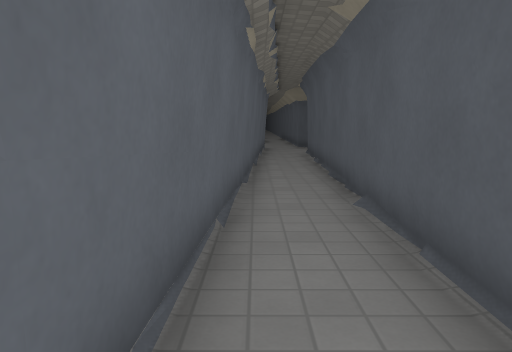
view 1 (above)

13 first-person views from a walk through a Godot game level. The camera is 1.3 m above the floor, tilts 8° down and sees 70° across. The floor is counted in squares, 1 m on a side. Each view is taken from the middle of a square. On the plan, view 1 faces up. The plan holds only what a view shows up to about 15 squares ahead; the rest is blank. The place goes on beyond the plan. Characters and animated objects are not drawn. Surface patterns are stand-ins for the level's own textures.

view 2
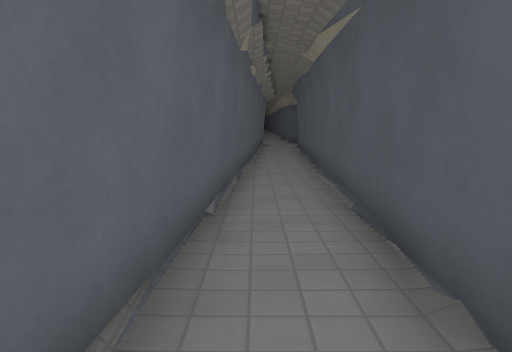

view 3
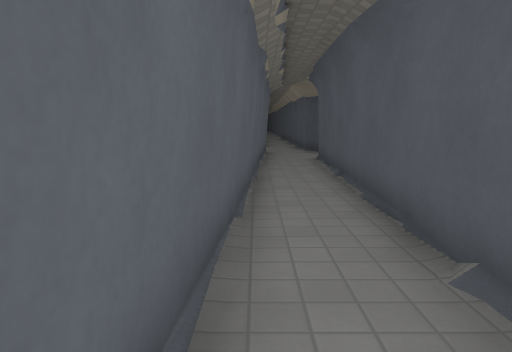

view 4
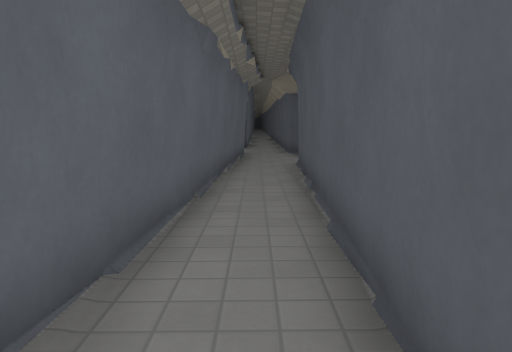

view 5
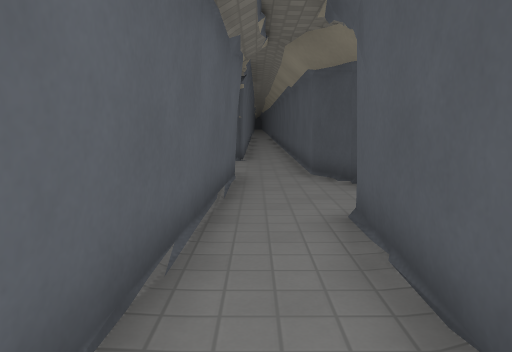

view 6
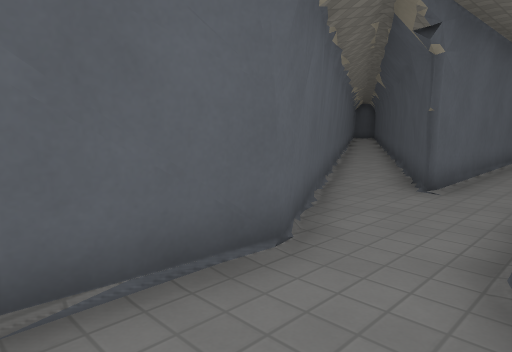

view 7
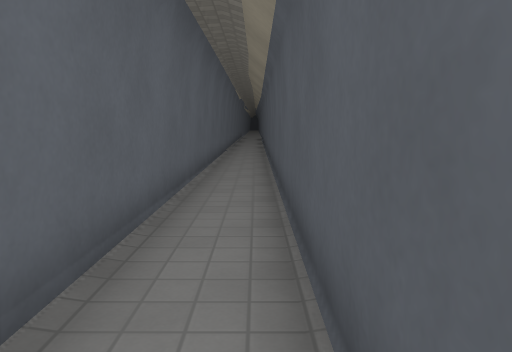

view 8
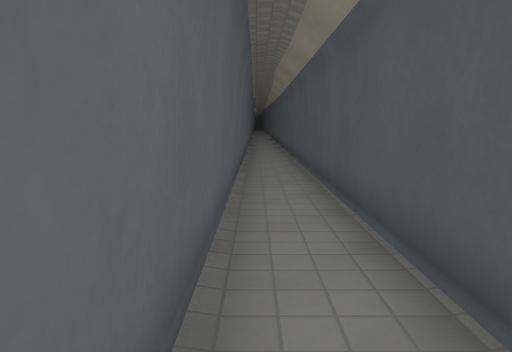

view 9
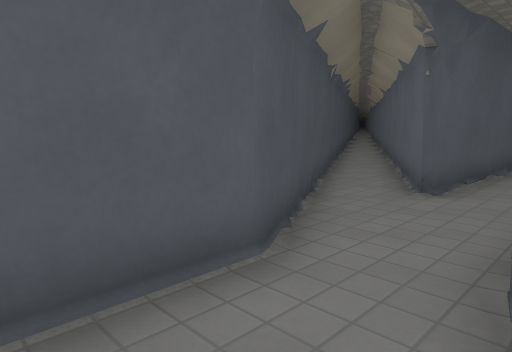

view 10
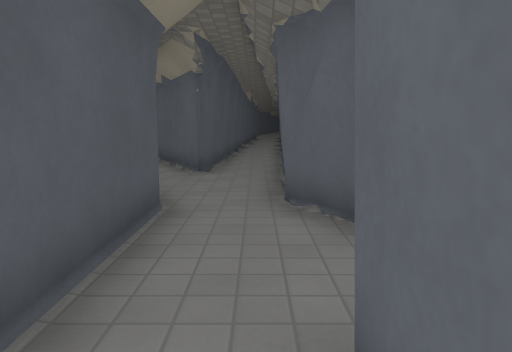

view 11
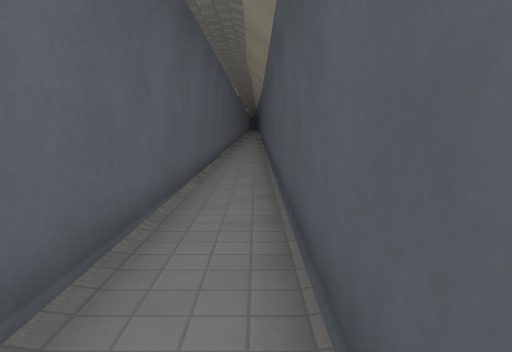

view 12
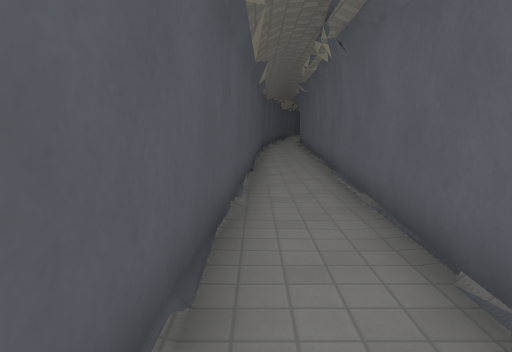

view 13
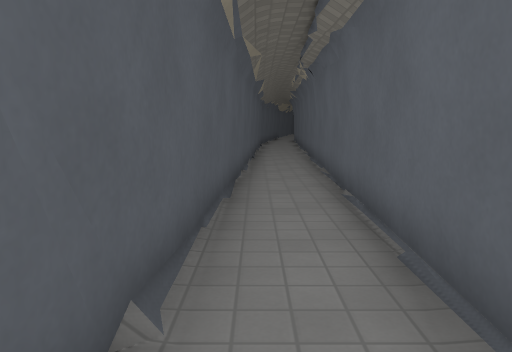

### Floor plan
Ten units are one square. View 1 is at (0, 0); x grows to the right and y downward. Boxes are objects, and circles mark ways between rooms. Rooms are numbered by the first view taken in them; rooms with no view inside come last. Other rooms are left out.
<svg viewBox="-21 -381 71 431">
<path fill="none" stroke="#000" d="M12 45 24 -171M23 -165 24 -171M3 -176 -10 45M-16 -247 5 -209M2 -216 5 -208 3 -176M26 -210 24 -217M42 -179 38 -190M45 -177 25 -214 25 -376M6 -375 5 -252"/>
<circle cx="10" cy="-170" r="3" fill="#2a7"/>
<text x="10" y="-50">1</text>
<text x="10" y="-270">2</text>
</svg>
Room 1 opens to room 2.

Where each view was taken, in squares from view 1:
view 1: 0 up, 0 right, facing up
view 2: 4 down, 0 right, facing up
view 3: 3 up, 0 right, facing up
view 4: 5 up, 1 right, facing up
view 5: 12 up, 1 right, facing up
view 6: 18 up, 3 right, facing up-left
view 7: 25 up, 2 right, facing up
view 8: 26 up, 1 right, facing up
view 9: 24 up, 0 right, facing down-right
view 10: 27 up, 1 right, facing down
view 11: 28 up, 2 right, facing up
view 12: 4 up, 1 right, facing down
view 13: 8 up, 1 right, facing down
